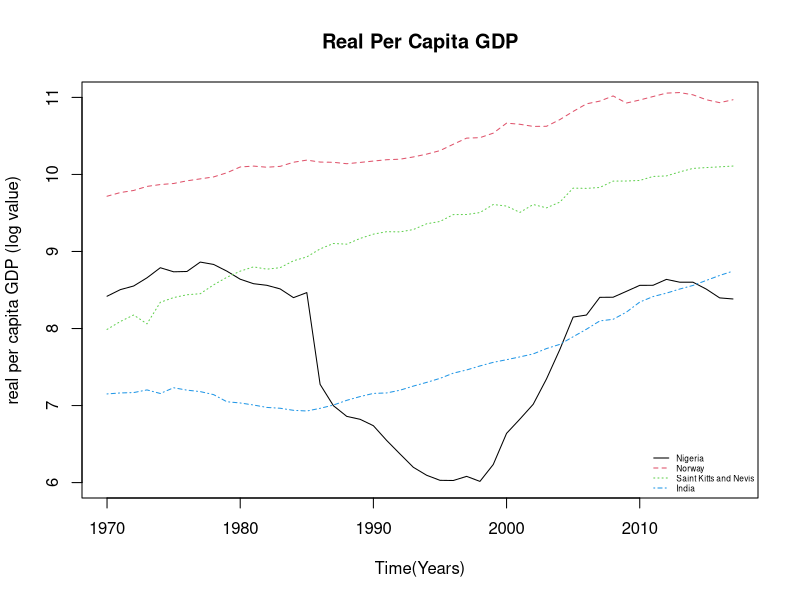
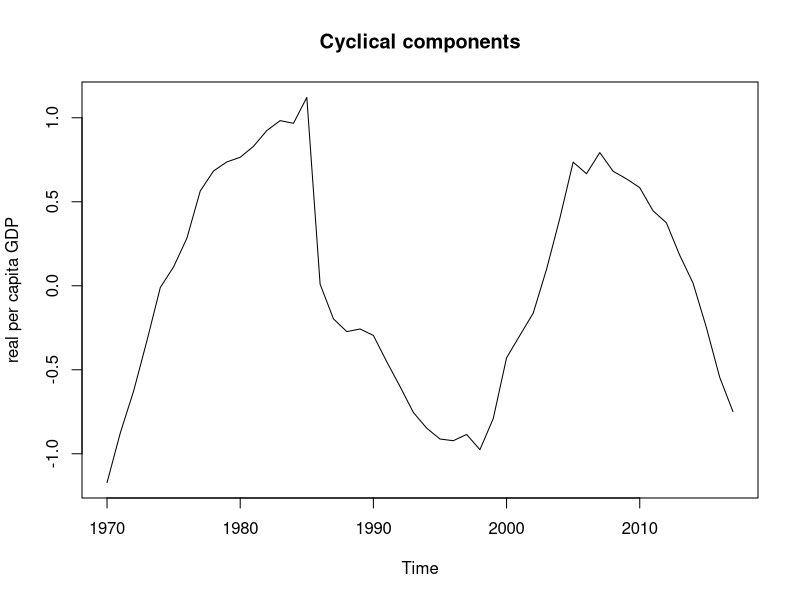

Generate these figures, in order, with R: (Note: this script raises an error after producing the figures.)
# Script for Part B

# 4 Countries:
# NGA -> Nigeria
# NOR -> Norway
# KNA -> Saint Kitts and Nevis
# IND -> India

# Question 2
countries <- read.csv("realgdp.csv")
nga <- ts(countries[,"NGA"], frequency = 1, start = 1970)
nor <- ts(countries[,"NOR"], frequency = 1, start = 1970)
kna <- ts(countries[,"KNA"], frequency = 1, start = 1970)
ind <- ts(countries[,"IND"], frequency = 1, start = 1970)
# log scale now
lnga <- log(nga)
lnor <- log(nor)
lkna <- log(kna)
lind <- log(ind)
plot(lnga, main = "Real Per Capita GDP", ylim=c(6,11),
     ylab="real per capita GDP (log value)",
     xlab="Time(Years)")
lines(lnor, lty=2, col=2)
lines(lkna, lty=3, col=3)
lines(lind, lty=4, col=4)
#grid(nx=10,ny=10,col="darkgray")
legend("bottomright", bty = "n", 
       c("Nigeria", "Norway","Saint Kitts and Nevis",
         "India"),
       col = c(1,2,3,4), lty = c(1,2,3,4), cex = 0.5)

# Question 3
# Nigeria Quadratic Trend
tnga <- time(lnga, offset=0.5)
tnga2 <- tnga^2
fitnga <- lm(lnga~tnga+tnga2)
coefnga <- coef(fitnga)
qtrendnga <- coefnga[1] + coefnga[2]*tnga + coefnga[3]*tnga2
cyclicalnga <- lnga - qtrendnga
plot(cyclicalnga, main="Cyclical components"
     ,ylab="real per capita GDP")
lines(cyclicalnor, lty=2, col=2)
lines(cyclicalkna, lty=3, col=3)
lines(cyclicalind, lty=4, col=4)
legend("bottomright", bty = "n",
       c("Nigeria", "Norway","Saint Kitts and Nevis", "India"),
       lty=c(1,2,3,4), col=c(1,2,3,4), cex=0.6)

# Norway Quadratic Trend
tnor <- time(lnor, offset=0.5)
tnor2 <- tnor^2
fitnor <- lm(lnor~tnor+tnor2)
coefnor <- coef(fitnor)
qtrendnor <- coefnor[1] + coefnor[2]*tnor + coefnor[3]*tnor2
cyclicalnor <- lnor - qtrendnor
plot(cyclicalnor)

# SK&N Quadratic Trend
tkna <- time(lkna, offset=0.5)
tkna2 <- tkna^2
fitkna <- lm(lkna~tkna+tkna2)
coefkna <- coef(fitkna)
qtrendkna <- coefkna[1] + coefkna[2]*tkna + coefkna[3]*tkna2
cyclicalkna <- lkna - qtrendkna
plot(cyclicalkna)

# India Quadratic Trend
tind <- time(lind, offset=0.5)
tind2 <- tind^2
fitind <- lm(lind~tind+tind2)
coefind <- coef(fitind)
qtrendind <- coefind[1] + coefind[2]*tind + coefind[3]*tind2
cyclicalind <- lind - qtrendind
plot(cyclicalind)



# Question 4
#calculating growth rate using exact formula
# Nigeria
grnga <- diff(nga)/lag(nga,-1)
grnga <- (1+grnga)^12 - 1
agrnga <- grnga
avggrnga <- mean(agrnga)
lnga70 <- ts(lnga, start = 1970, end = 1970)

# Norway
grnor <- diff(nor)/lag(nor,-1)
grnor <- (1+grnor)^12 - 1
agrnor <- grnor
avggrnor <- mean(agrnor)
lnor70 <- ts(lnor, start = 1970, end = 1970)

# Saint Kitts & Nevis
grkna <- diff(kna)/lag(kna,-1)
grkna <- (1+grkna)^12 - 1
agrkna <- grkna
avggrkna <- mean(agrkna)
lkna70 <- ts(lkna, start = 1970, end = 1970)

# India 
grind <- diff(ind)/lag(ind,-1)
grind <- (1+grind)^12 - 1
agrind <- grind
avggrind <- mean(agrind)
lind70 <- ts(lind, start = 1970, end = 1970)

# plotting
plot(lnga70,avggrnga, pch = 0, col = 0, main="Scatter plot",
     xlim=c(0,15), ylim=c(0,15), ylab="Average Growth Rate",
     xlab="real per capita GDP(1970, log value)")
points(x=lnga70, y=avggrnga, pch=21, col=2)
points(x=lnor70, y=avggrnor, pch=21, col=3)
points(x=lkna70, y=avggrkna, pch=21, col=4)
points(x=lind70, y=avggrind, pch=21, col=7)
legend("topleft", bty = "n", 
       c("Nigeria", "Norway","Saint Kitts and Nevis",
         "India"), pch = 21, col = c(2,3,4,7), cex=0.8)

# Question 5
pcgdp <- ts(countries[,-1], start = 1970)
thousands <- pcgdp/1000
pcgdp83 <- window(thousands, 1983, 1983)
hist(pcgdp83, breaks=25, 
     xlab="Real per capita GDP 
     (thousands of international dollars of 2011)",
     ylab="No. Of Countires", 
     main="Distribution of real per 
     capita GDP across country in 1983",
     cex=0.8, labels=TRUE, col="gray", ylim = c(0,40))
pcgdp13 <- window(thousands, 2013, 2013)
hist(pcgdp13, breaks=25, 
     xlab="Real per capita GDP 
     (thousands of international dollars of 2011)",
     ylab="No. Of Countires", 
     main="Distribution of real per 
     capita GDP across country in 2013",
     cex=0.8, labels=TRUE, col="gray", ylim = c(0,50))

# Question 6
logval <- log(pcgdp)
loggdp83 <- window(logval, 1983, 1983)
hist(loggdp83, breaks=25, 
     xlab="Real per capita GDP 
     (log of international dollars of 2011)",
     ylab="No. Of Countires", 
     main="Distribution of real per 
     capita GDP across country in 1983",
     cex=0.8, labels=TRUE, col="grey", ylim=c(0,14))
loggdp13 <- window(logval, 2013, 2013)
hist(loggdp13, breaks=25, 
     xlab="Real per capita GDP 
     (log of international dollars of 2011)",
     ylab="No. Of Countires", 
     main="Distribution of real per 
     capita GDP across country in 2013",
     cex=0.8, labels=TRUE, col="gray", ylim = c(0,14))
